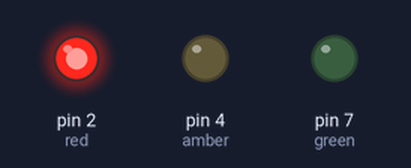
This sketch was run on a simulated Arduino Uno, built with avr-gcc and run on an emulated ATmega328P. Parts: output pins drawn as LEDs (lit = HIGH).

Above: at 5.0 s.
At 11.0 s:
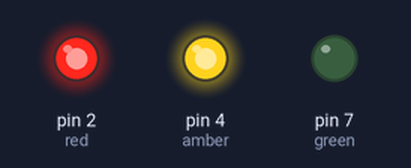
At 19.0 s:
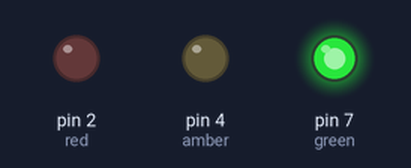
At 27.5 s:
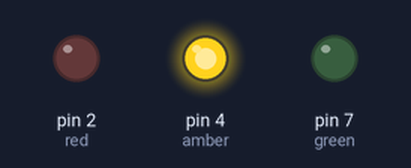
Timing chart, 0 to 37.7 s (numbered marks = the images above):
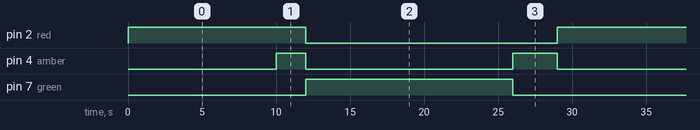

The sketch:

traffic_lights.ino
```cpp
/**********************************
*                                 *
*                                 *
* A simple project to represent   *
* traffic lights timing with data *
* taken of UK sequence.           *
*                                 *
*                                 *
**********************************/


// Traffic lights colors. And, yes! It's not yellow. It's amber.
int red = 2;
int amber = 4;
int green = 7;

void setup() {
  pinMode(red, OUTPUT);
  pinMode(amber, OUTPUT);
  pinMode(green, OUTPUT);
}

void loop() {
  digitalWrite(red, HIGH); // Turn on Red light.
  delay(10000); // Red light = 10sec.

  digitalWrite(amber, HIGH); // Turn on Amber light.
  delay(2000); // Red + Amber lights = 2sec.
  digitalWrite(red, LOW); // Turn off Red light.
  digitalWrite(amber, LOW); // Turn off Amber light.

  digitalWrite(green, HIGH); // Turn on Green light.
  delay(14000); // Green light = 14sec.
  digitalWrite(green, LOW); // Turn off Green light.

  digitalWrite(amber, HIGH); // Turn on Amber light.
  delay(3000); // Amber light = 3sec.
  digitalWrite(amber, LOW); // Turn off Amber light.
}
```

Measured:
- by itself, pin 2 (red): alternates HIGH for 12.0 s and LOW for 17.0 s
- by itself, pin 4 (amber): repeats every 29.0 s: LOW 14.0 s, HIGH 3.0 s, LOW 10.0 s, HIGH 2.0 s
- by itself, pin 7 (green): alternates HIGH for 14.0 s and LOW for 15.0 s
